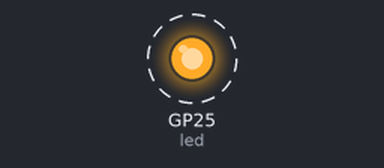
Bench run of a program on a simulated Raspberry Pi Pico running MicroPython. Parts: output pins drawn as LEDs (lit = HIGH). Dashed ring = blinking.

Above: at 0.2 s.
Timing chart, 0 to 3.0 s (numbered marks = the images above):
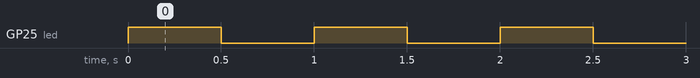

The program:

2_3_blinking_led.py
```python
# Rui Santos & Sara Santos - Random Nerd Tutorials
# Complete project details at https://RandomNerdTutorials.com/raspberry-pi-pico-w-micropython-ebook/

from machine import Pin
from time import sleep

led = Pin('LED', Pin.OUT)

while True:
    led.value(not led.value())
    sleep(0.5)
```

Measured:
- by itself, GP25 (led): alternates HIGH for 0.50 s and LOW for 0.50 s
